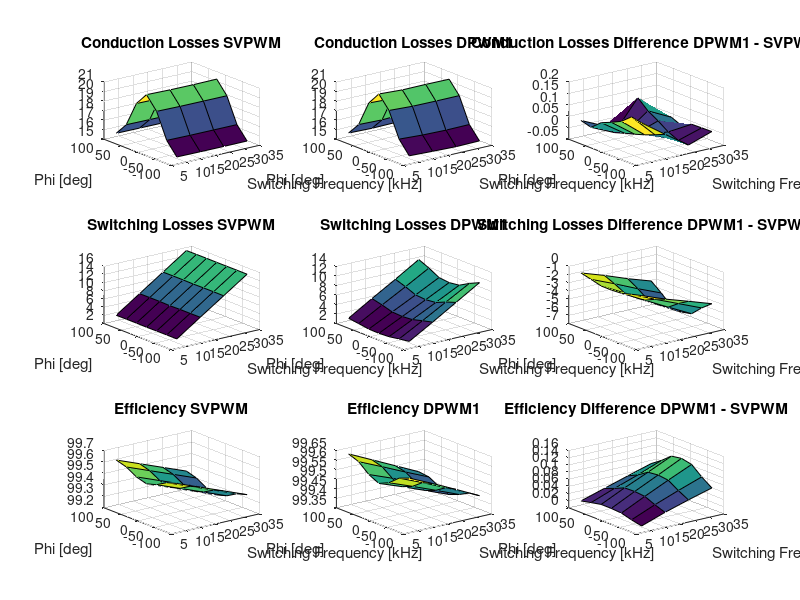

Source code (MATLAB):
clear all
close all
clc
load('Losses.mat')

disp('z - Frequency range analysed [kHz]:')
ModComparison(1,1,1).Wave.Input.fs_range/1000

disp('y - Phase Shift [deg]:')
ModComparison(1,1,1).Wave.Input.phi_range/pi*180

disp('x - Modulation Strategies:')
ModComparison(1,1,1).Wave.Input.ModulationStrategies

%%
for zz = 1:size(ModComparison(1,1,1).Wave.Input.fs_range,2)
for yy = 1:size(ModComparison(1,1,1).Wave.Input.phi_range,2)
    Cond_SVPWM(yy,zz)= ModComparison(1,yy,zz).Wave.Losses.Pc_tot*3;
    Sw_SVPWM(yy,zz)= ModComparison(1,yy,zz).Wave.Losses.Ps_tot*3;
    Eff_SVPWM(yy,zz)= ModComparison(1,yy,zz).Wave.Losses.Efficiency;
    Cond_DPWM1(yy,zz)= ModComparison(2,yy,zz).Wave.Losses.Pc_tot*3;
    Sw_DPWM1(yy,zz)= ModComparison(2,yy,zz).Wave.Losses.Ps_tot*3;
    Eff_DPWM1(yy,zz)= ModComparison(2,yy,zz).Wave.Losses.Efficiency;
    I_t1(yy,zz)= ModComparison(1,yy,zz).Wave.SemiconductorLosses.I_T1_wr_rms+ModComparison(1,yy,zz).Wave.SemiconductorLosses.I_D1_wr_rms;
end
end

[X,Y]=meshgrid(ModComparison(1,1,1).Wave.Input.fs_range/1000,ModComparison(1,1,1).Wave.Input.phi_range/pi*180);

figure;
subplot(3,3,1)
surf(X,Y,Cond_SVPWM)
hold on
title('Conduction Losses SVPWM')
xlabel('Switching Frequency [kHz]')
ylabel('Phi [deg]')

subplot(3,3,2)
surf(X,Y,Cond_DPWM1)
hold on
title('Conduction Losses DPWM1')
xlabel('Switching Frequency [kHz]')
ylabel('Phi [deg]')

subplot(3,3,3)
surf(X,Y,Cond_DPWM1-Cond_SVPWM)
hold on
title('Conduction Losses Difference DPWM1 - SVPWM')
xlabel('Switching Frequency [kHz]')
ylabel('Phi [deg]')

subplot(3,3,4)
surf(X,Y,Sw_SVPWM)
hold on
title('Switching Losses SVPWM')
xlabel('Switching Frequency [kHz]')
ylabel('Phi [deg]')

subplot(3,3,5)
surf(X,Y,Sw_DPWM1)
hold on
title('Switching Losses DPWM1')
xlabel('Switching Frequency [kHz]')
ylabel('Phi [deg]')

subplot(3,3,6)
surf(X,Y,Sw_DPWM1-Sw_SVPWM)
hold on
title('Switching Losses Difference DPWM1 - SVPWM')
xlabel('Switching Frequency [kHz]')
ylabel('Phi [deg]')

subplot(3,3,7)
surf(X,Y,Eff_SVPWM)
hold on
title('Efficiency SVPWM')
xlabel('Switching Frequency [kHz]')
ylabel('Phi [deg]')

subplot(3,3,8)
surf(X,Y,Eff_DPWM1)
hold on
title('Efficiency DPWM1')
xlabel('Switching Frequency [kHz]')
ylabel('Phi [deg]')

subplot(3,3,9)
surf(X,Y,Eff_DPWM1-Eff_SVPWM)
hold on
title('Efficiency Difference DPWM1 - SVPWM')
xlabel('Switching Frequency [kHz]')
ylabel('Phi [deg]')
